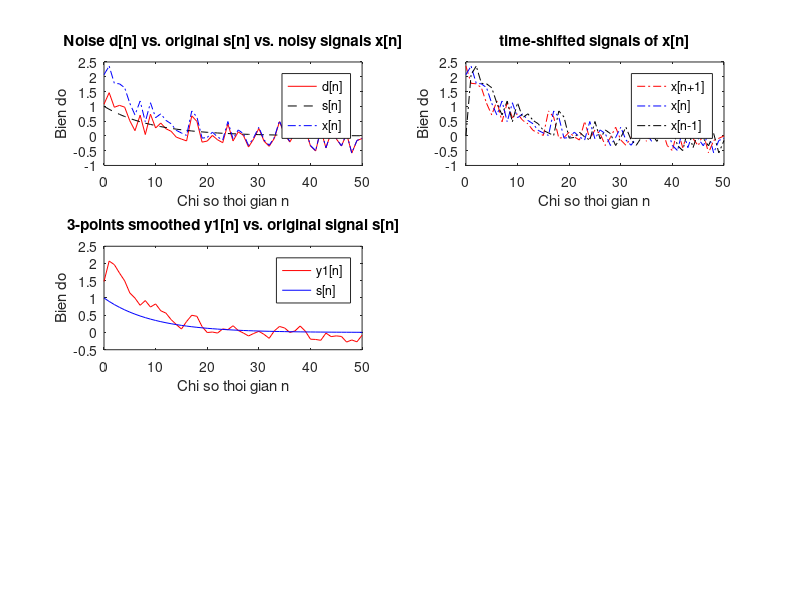
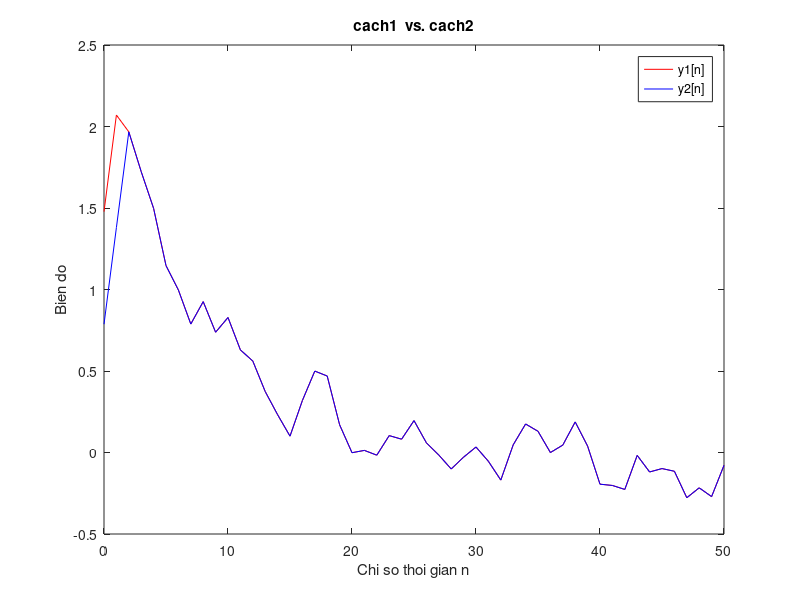

Reproduce these figures in MATLAB, in order.
% chuong trinh lam tron 1 tin hieu de khu nhieu 
% dung bo loc lay trung binh cong 3 diem (3-points moving-averaging filter)
% co PTSP: y[n] = 1/3(x[n-1]+x[n]+x[n+1])

clf;                            % clear figures
L = 51;                         % do dai tin hieu
n = 0:L-1;                      % bien thoi gian roi rac
d = 0.9.^n + 0.3*randn(1,L);             % sinh tin hieu Gausian noise d[n] (0.5 la bien do nhieu)
s = 0.9.^n;              % sinh tin hieu goc s[n] = 2n(0.9)^n
x = s + d;                      % tin hieu co nhieu x[n]=s[n]+d[n]

% problem: co tin hieu bi nhieu x[n], di khoi phuc lai tin hieu goc s[n]
figure(1)                       % tao figure 1
%hold on
subplot(3,2,1)                  % tao luoi 3x1 plots va ve plot o vi tri #1
plot(n,d,'r-',n,s,'k--',n,x,'b-.'); % ve do thi d[n],s[n],x[n]
xlabel('Chi so thoi gian n');
ylabel('Bien do');
legend('d[n]','s[n]','x[n]');
title('Noise d[n] vs. original s[n] vs. noisy signals x[n]');

% cach 1: dich thoi gian, lam tron tin hieu theo CT y[n] = 1/3(x[n-1]+x[n]+x[n+1])
x1 = [x(2:L), 0]        % x1[n] = x[n+1]
x2 = [x]                  % x2[n] = x[n]
x3 = [0, x(1:L-1)]    % x3[n] = x[n-1]

subplot(3,2,2)
% ve do thi x[n-1],x[n],x[n+1]
plot(n,x1,'r-.',n,x2,'b-.',n,x3,'k-.');
xlabel('Chi so thoi gian n');
ylabel('Bien do');
legend('x[n+1]','x[n]','x[n-1]');
title('time-shifted signals of x[n]');

y1 = 1/3*(x1+x2+x3)     % lay trung binh voi M=1
subplot(3,2,3)
% ve do thi y1[n] vs. s[n]
plot(n,y1(1:L),'r-',n,s(1:L),'b-');
xlabel('Chi so thoi gian n');
ylabel('Bien do');
legend('y1[n]','s[n]');
title('3-points smoothed y1[n] vs. original signal s[n]');

% cach 2: dung ham tinh tong chap conv()
% ghep noi tiep he som 1 don vi va he lay TB cong nhan qua
h = 1/3 * ones(1,3);    % h[n] = [1/3, 1/3, 1/3]
y2 = conv(x1, h);         % y2[n] = x1[n] * h[n]
% ve do thi y2[n] vs. s[n]
figure(3)
%hold on
plot(n,y1,'r-',n,y2(1:L),'b-');
xlabel('Chi so thoi gian n');
ylabel('Bien do');
legend('y1[n]','y2[n]');
title('cach1  vs. cach2');

% cach 3: dung ham cai dat bo loc filter()???




